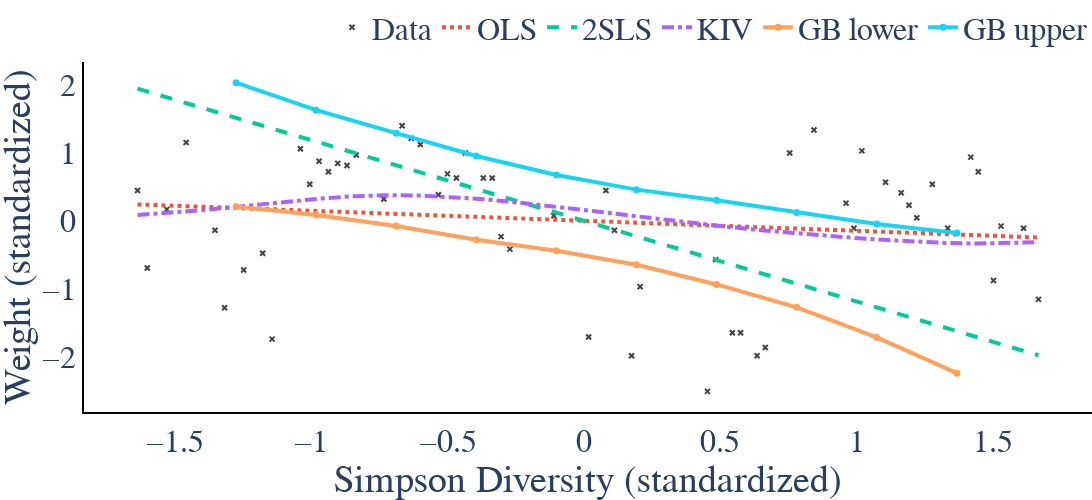

Notebook source saved alongside this figure:
### Code cell
fig = plot_diversity_methods(x, y, xstar, xstar_bound, ystar_ols, ystar_2sls, ystar_kiv, results)
fig.update_layout(xaxis=dict(title="Simpson Diversity (standardized)"))
fig.update_layout(legend=dict(orientation="h",
                             yanchor="bottom",
                             xanchor="right",
                             y=1.02,
                             x=1))

fig.update_layout(width=2000, height=500)
fig.show()
fig.write_image(os.path.join(img_path, "SimpsonDiversity.pdf"))
